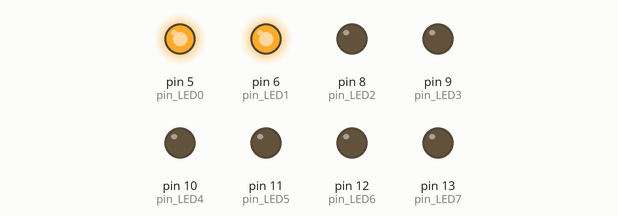
The sketch below on a simulated Arduino Uno, built with avr-gcc and run on an emulated ATmega328P. On the bench: output pins drawn as LEDs (lit = HIGH).

Above: at 0.3 s.
At 1.7 s:
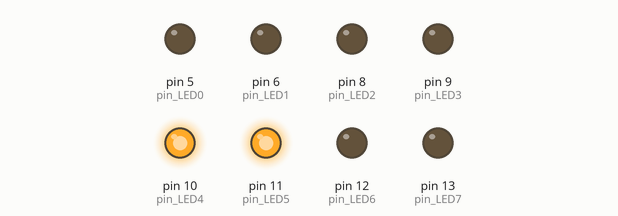
At 3.8 s:
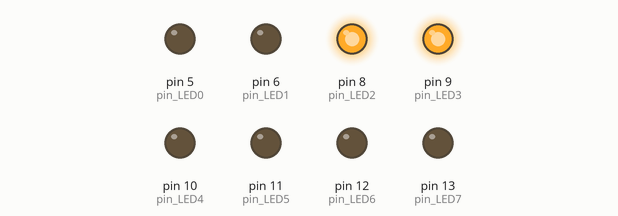
At 5.2 s:
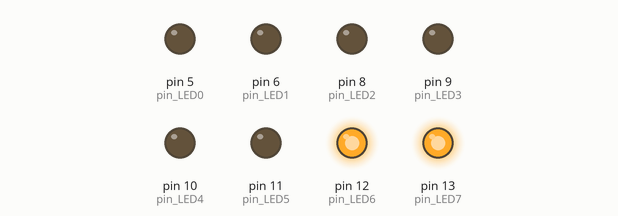
Timing chart, 0 to 6.4 s (numbered marks = the images above):
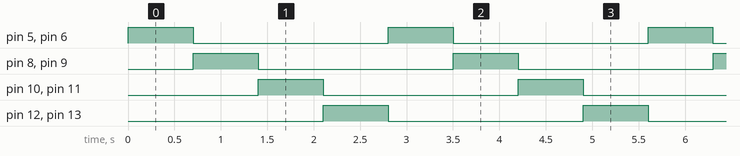

The sketch:

LED_02.ino
```cpp
int pin_LED0=5;
int pin_LED1=6;
int pin_LED2=8;
int pin_LED3=9;
int pin_LED4=10;
int pin_LED5=11;
int pin_LED6=12;
int pin_LED7=13;

void setup() {
  // put your setup code here, to run once:
pinMode(pin_LED0, OUTPUT);
pinMode(pin_LED1, OUTPUT);
pinMode(pin_LED2, OUTPUT);
pinMode(pin_LED3, OUTPUT);
pinMode(pin_LED4, OUTPUT);
pinMode(pin_LED5, OUTPUT);
pinMode(pin_LED6, OUTPUT);
pinMode(pin_LED7, OUTPUT);
}

void loop() {
  // put your main code here, to run repeatedly:
digitalWrite(pin_LED0, 1);
digitalWrite(pin_LED1, 1);
delay(700);
digitalWrite(pin_LED0, 0);
digitalWrite(pin_LED1, 0);
digitalWrite(pin_LED2, 1);
digitalWrite(pin_LED3, 1);
delay(700);
digitalWrite(pin_LED2, 0);
digitalWrite(pin_LED3, 0);
digitalWrite(pin_LED4, 1);
digitalWrite(pin_LED5, 1);
delay(700);
digitalWrite(pin_LED4, 0);
digitalWrite(pin_LED5, 0);
digitalWrite(pin_LED6, 1);
digitalWrite(pin_LED7, 1);
delay(700);
digitalWrite(pin_LED6, 0);
digitalWrite(pin_LED7, 0);
}
```

Measured:
- by itself, pin 5 (pin_LED0), pin 6 (pin_LED1), pin 8 (pin_LED2), pin 9 (pin_LED3), pin 10 (pin_LED4), pin 11 (pin_LED5), pin 12 (pin_LED6), pin 13 (pin_LED7): alternates HIGH for 0.70 s and LOW for 2.1 s
- by itself, everything shown: repeats every 2.8 s, in 5 steps
